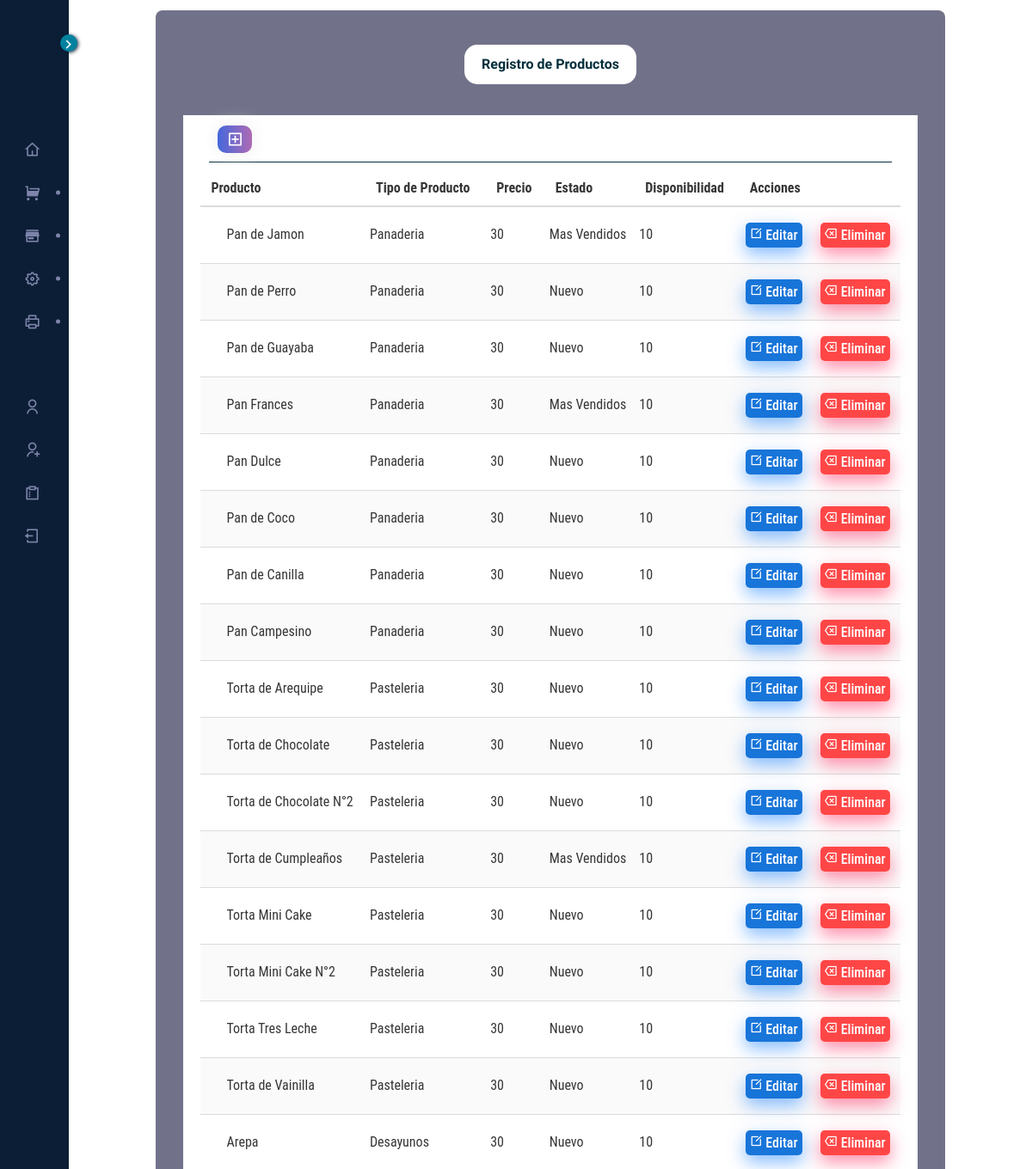
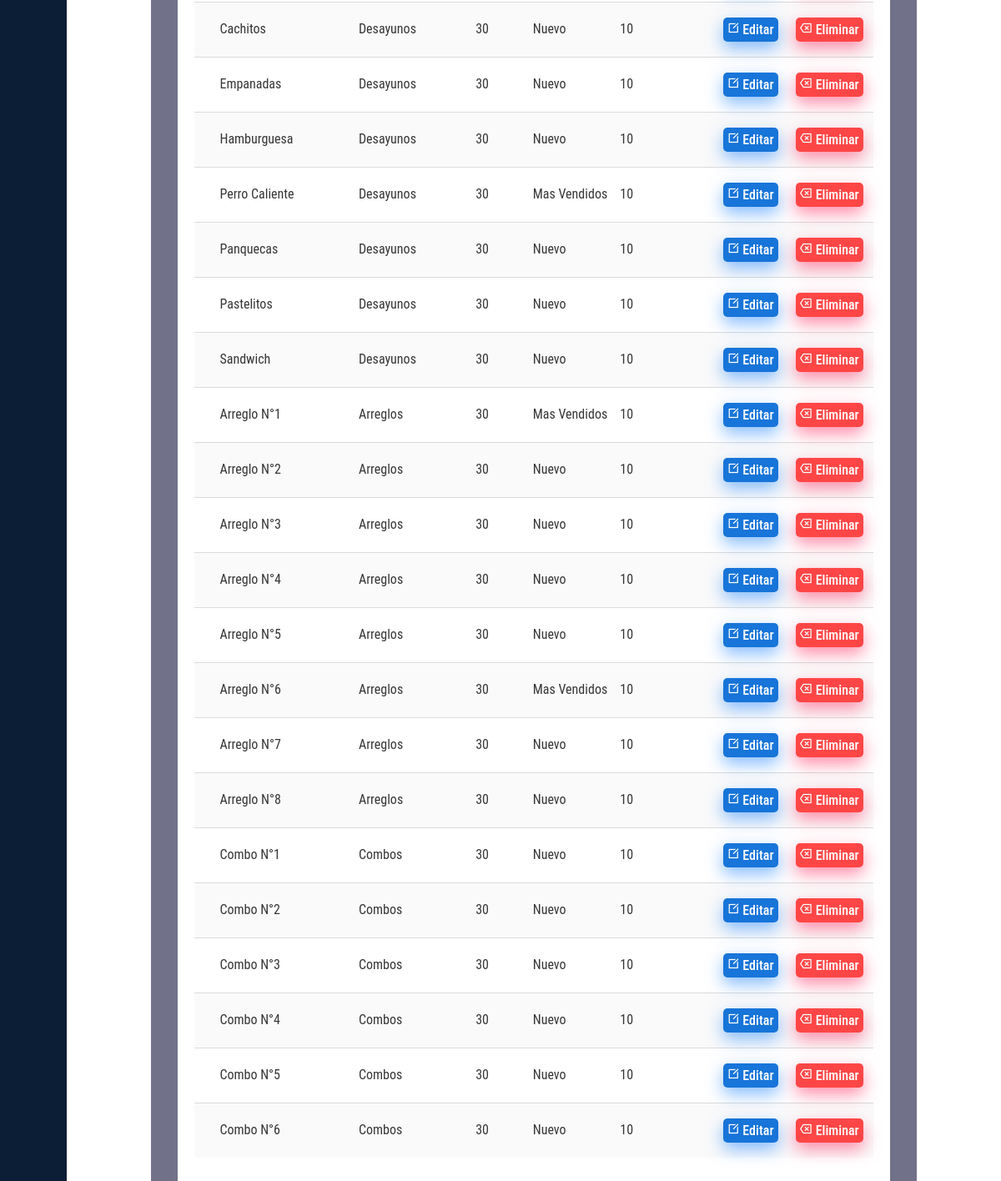
The app's page /productos.php (signed in) with its own data (2 pictures, top to bottom).
### tables this page shows
CREATE TABLE `productos` (
  `id` int(255) NOT NULL AUTO_INCREMENT,
  `producto` varchar(255) NOT NULL,
  `tipo_producto` varchar(255) NOT NULL,
  `precio` varchar(255) NOT NULL,
  `ubicacion` varchar(255) NOT NULL,
  `estado` varchar(255) NOT NULL,
  `disponibilidad` int(255) NOT NULL,
  PRIMARY KEY (`id`)
);

### productos.php (the view, shortened to what this page needs)
<!DOCTYPE html>
<html lang="zxx">
<head>
    <link rel="stylesheet" href="css/bootstrap.min.css" type="text/css">
    <link rel="stylesheet" href="css/font-awesome.min.css" type="text/css">
    <link rel="stylesheet" href="css/elegant-icons.css" type="text/css">
    <link rel="stylesheet" href="css/nice-select.css" type="text/css">
    <link rel="stylesheet" href="css/jquery-ui.min.css" type="text/css">
    <link rel="stylesheet" href="css/owl.carousel.min.css" type="text/css">
    <link rel="stylesheet" href="css/slicknav.min.css" type="text/css">
    <link rel="stylesheet" href="css/style.css" type="text/css">
    <link rel="stylesheet" href="css/sidebarsystem.css" type="text/css">
    <link rel="stylesheet" href="css/layout.css">
    <link rel="stylesheet" href="css/remixicon.css">
    <link rel="stylesheet" href="css/tablastyle.css">
<link rel="stylesheet" type="text/css" href="DataTables/Bulma-0.9.2/css/bulma.min.css"/>
<link rel="stylesheet" type="text/css" href="DataTables/datatables.min.css"/>
<link rel="stylesheet" href="datatables/Responsive-2.2.9/css/responsive.foundation.min.css">
</head>
<body>
     <?php require('./layout/sidebarsystem.php')  ?>
      <div class="layout">
        <main class="content">
          <div class="contenedor2">
          <div class="container__section">
<p class="header__title">Registro de Productos </p>
<div class="container__section-table">
    <div class="datatable-header">
                    <div class="tools">
                        <ul>
                            <li>
                                <a href="productos2.php"><button><i class="ri-add-box-line"></i></button></a>
                            </li>
                        </ul>
                    </div>
                </div>
    <table id="myTable" class="table is-striped datatable" style="width: 100%;">
        <thead>
            <tr>
                <th>Producto</th>
                <th>Tipo de Producto</th>
                <th>Precio</th>
                <th>Estado</th>
                <th>Disponibilidad</th>
                <th>Acciones</th>
                <th></th>
            </tr>
        </thead>
        <tbody>
                <?php
                        $conexion=mysqli_connect('localhost','root','','delmary');
                        $sql="SELECT * FROM productos";
                        $result=mysqli_query($conexion,$sql);
                        while($mostrar=mysqli_fetch_array($result)){
                            $id = $mostrar['id'];
                            $producto = $mostrar['producto'];
                            $tipo_producto = $mostrar['tipo_producto'];
                            $precio = $mostrar['precio'];
                            $estado = $mostrar['estado'];
                            $disponibilidad = $mostrar['disponibilidad'];
                        ?>
            <tr>
                <td><?php echo $producto ?></td>
                <td><?php echo $tipo_producto ?></td>
                <td><?php echo $precio ?></td>
                <td><?php echo $estado ?></td>
                <td><?php echo $disponibilidad ?></td>
                <?php echo "<td><a href='productosedit.php?id=$id' class='edit'><i class='ri-edit-box-line'></i> Editar</a></td>";?>
                <?php echo "<td><a href='productosdelete.php?id=$id' class='drop'><i class='ri-delete-back-2-line'></i> Eliminar</a></td>";?>
            </tr>
<?php } ?>
        </tbody>
    </table>
</div>
</div>
</div>
            </div>
</body>
</html>

### css/style.css (style rules this page uses)
html, body { height: 100%; font-family: "Cairo", sans-serif; -webkit-font-smoothing: antialiased; font-smoothing: antialiased; }
h1, h2, h3, h4, h5, h6, { margin: 0; color: #111111; font-weight: 400; font-family: "Cairo", sans-serif; }
p { font-size: 16px; font-family: "Cairo", sans-serif; color: #6f6f6f; font-weight: 400; line-height: 26px; margin: 0 0 15px 0; }
ul, ol { padding: 0; margin: 0; }

### css/sidebarsystem.css (style rules this page uses)
:root { --font-color: rgb(68, 68, 68); --blank-color: #fff; --active-color: rgb(0, 255, 200); --primary-color: rgb(2, 46, 60); --secondary-color: rgb(48, 145, 140); --third-color: rgb(229, 255, 0); --transition-05: all 0.5s ease; --transition-03: all 0.3s ease; --input-select: rgba(0, 0, 0, 0.063); --input-select2: rgba(191, 186, 186, 0.08); }
.layout { z-index: 1; }
.layout .content { padding: 12px 50px; display: flex; flex-direction: column; }
* { box-sizing: border-box; }
body { margin: 0; height: 100vh; font-family: "Poppins", sans-serif; color: #3f4750; font-size: 0.9rem; background-image: url('../img/background.png'); overflow: hidden; }
a { text-decoration: none; }
.contenedor2 { margin: 0 auto; background-color: rgba(19, 20, 59, 0.6); width: 90%; height: auto; border-radius: 8px; }

### css/layout.css (style rules this page uses)
.layout { min-height: 100%; display: -webkit-box; display: -ms-flexbox; display: flex; -webkit-box-orient: vertical; -webkit-box-direction: normal; -ms-flex-direction: column; flex-direction: column; position: relative; -webkit-box-flex: 1; -ms-flex-positive: 1; flex-grow: 1; }
.layout .content { -webkit-box-flex: 1; -ms-flex-positive: 1; flex-grow: 1; }
.layout.fixed-sidebar .sidebar ~ .layout { height: 100%; overflow: auto; }

### css/tablastyle.css (style rules this page uses)
* { margin: 0; padding: 0; box-sizing: border-box; font-family: "Roboto Condensed", sans-serif; }
:root { --font-size1: 12px; --font-size2: 18px; --font-size3: 20px; --font-color: rgb(68, 68, 68); --blank-color: #fff; --active-color: rgb(0, 255, 200); --primary-color: rgb(2, 46, 60); --secondary-color: rgb(48, 145, 140); --secondary-color2: rgb(15, 44, 43); --third-color: rgb(232, 255, 22); --input-select: rgba(0, 0, 0, 0.063); --transition-05: all 0.5s ease; --transition-03: all 0.3s ease; }
.header__title { margin: 0 auto; text-align: center; font-weight: bold; background-color: #fff; padding: 10px 10px; width: 200px; color: rgb(2, 46, 60); border-radius: 15px; }
.container__section { padding: 40px 10px; width: 100%; box-sizing: border-box; display: flex; flex-direction: column; gap: 20px; }
.container__section .tools i { font-size: 20px; }
.datatable i { font-size: 32px; }
.container__section-table { background-color: var(--blank-color); color: var(--font-color); width: 95%; padding: 20px; margin: auto; box-sizing: border-box; font-size: var(--font-size1); }
.container__section-table .datatable { width: 100%; font-size: 16px; overflow-x: hidden; }
.datatable td { padding: 20px 5px !important; }
.datatable td:first-child { padding: 20px 5px 20px 30px !important; }
.datatable-header { display: flex; align-items: baseline; border-bottom: solid 1px var(--primary-color); padding: 12px; margin: 10px; }
.datatable-header .tools { width: 70%; }
.datatable-header .tools ul { margin: 0; padding: 0; display: flex; justify-content: start; align-items: baseline; }
.datatable-header .tools li { display: inline; text-transform: none; align-items: baseline; }
.datatable-header .tools ul li button { background-image: linear-gradient(to right, #4568DC 0%, #B06AB3 51%, #4568DC 100%); margin: -30px -5%; padding: 1px 10px; text-align: center; text-transform: uppercase; transition: 0.5s; background-size: 200% auto; color: white; box-shadow: 0 0 20px #eee; border-radius: 10px; display: block; border: none; font-size: 10px; }
.edit, .drop, .pdfview { border-radius: 5px; color: var(--blank-color); text-align: center; padding: 5px; margin: 2px; font-weight: 550; }
.edit { background-color: rgba(0, 103, 213, 0.907); color: var(--blank-color); -webkit-box-shadow: 0px 8px 20px 0px rgba(16, 123, 255, 0.5); box-shadow: 0px 8px 20px 0px rgba(16, 123, 255, 0.5); transition: var(--transition-03); }
.edit i { font-size: 15px; }
.drop { background-color: rgb(255, 70, 70); color: var(--blank-color); -webkit-box-shadow: 0px 8px 20px 0px rgba(255, 28, 85, 0.5); box-shadow: 0px 8px 20px 0px rgba(255, 28, 85, 0.5); }
.drop i { font-size: 15px; }

### records on screen
productos: producto "Pan de Jamon", tipo_producto "Panaderia", precio "30", estado "Mas Vendidos", disponibilidad "10"
productos: producto "Pan de Perro", tipo_producto "Panaderia", precio "30", estado "Nuevo", disponibilidad "10"
productos: producto "Pan de Guayaba", tipo_producto "Panaderia", precio "30", estado "Nuevo", disponibilidad "10"
productos: producto "Pan Frances", tipo_producto "Panaderia", precio "30", estado "Mas Vendidos", disponibilidad "10"
productos: producto "Pan Dulce", tipo_producto "Panaderia", precio "30", estado "Nuevo", disponibilidad "10"
productos: producto "Pan de Coco", tipo_producto "Panaderia", precio "30", estado "Nuevo", disponibilidad "10"
productos: producto "Pan de Canilla", tipo_producto "Panaderia", precio "30", estado "Nuevo", disponibilidad "10"
productos: producto "Pan Campesino", tipo_producto "Panaderia", precio "30", estado "Nuevo", disponibilidad "10"
productos: producto "Torta de Arequipe", tipo_producto "Pasteleria", precio "30", estado "Nuevo", disponibilidad "10"
productos: producto "Torta de Chocolate", tipo_producto "Pasteleria", precio "30", estado "Nuevo", disponibilidad "10"
productos: producto "Torta de Chocolate N°2", tipo_producto "Pasteleria", precio "30", estado "Nuevo", disponibilidad "10"
productos: producto "Torta de Cumpleaños", tipo_producto "Pasteleria", precio "30", estado "Mas Vendidos", disponibilidad "10"
productos: producto "Torta Mini Cake", tipo_producto "Pasteleria", precio "30", estado "Nuevo", disponibilidad "10"
productos: producto "Torta Mini Cake N°2", tipo_producto "Pasteleria", precio "30", estado "Nuevo", disponibilidad "10"
productos: producto "Torta Tres Leche", tipo_producto "Pasteleria", precio "30", estado "Nuevo", disponibilidad "10"
productos: producto "Torta de Vainilla", tipo_producto "Pasteleria", precio "30", estado "Nuevo", disponibilidad "10"
productos: producto "Arepa", tipo_producto "Desayunos", precio "30", estado "Nuevo", disponibilidad "10"
productos: producto "Cachitos", tipo_producto "Desayunos", precio "30", estado "Nuevo", disponibilidad "10"
productos: producto "Empanadas", tipo_producto "Desayunos", precio "30", estado "Nuevo", disponibilidad "10"
productos: producto "Hamburguesa", tipo_producto "Desayunos", precio "30", estado "Nuevo", disponibilidad "10"
productos: producto "Perro Caliente", tipo_producto "Desayunos", precio "30", estado "Mas Vendidos", disponibilidad "10"
productos: producto "Panquecas", tipo_producto "Desayunos", precio "30", estado "Nuevo", disponibilidad "10"
productos: producto "Pastelitos", tipo_producto "Desayunos", precio "30", estado "Nuevo", disponibilidad "10"
productos: producto "Sandwich", tipo_producto "Desayunos", precio "30", estado "Nuevo", disponibilidad "10"
productos: producto "Arreglo N°1", tipo_producto "Arreglos", precio "30", estado "Mas Vendidos", disponibilidad "10"
productos: producto "Arreglo N°2", tipo_producto "Arreglos", precio "30", estado "Nuevo", disponibilidad "10"
productos: producto "Arreglo N°3", tipo_producto "Arreglos", precio "30", estado "Nuevo", disponibilidad "10"
productos: producto "Arreglo N°4", tipo_producto "Arreglos", precio "30", estado "Nuevo", disponibilidad "10"
productos: producto "Arreglo N°5", tipo_producto "Arreglos", precio "30", estado "Nuevo", disponibilidad "10"
productos: producto "Arreglo N°6", tipo_producto "Arreglos", precio "30", estado "Mas Vendidos", disponibilidad "10"
productos: producto "Arreglo N°7", tipo_producto "Arreglos", precio "30", estado "Nuevo", disponibilidad "10"
productos: producto "Arreglo N°8", tipo_producto "Arreglos", precio "30", estado "Nuevo", disponibilidad "10"
productos: producto "Combo N°1", tipo_producto "Combos", precio "30", estado "Nuevo", disponibilidad "10"
productos: producto "Combo N°2", tipo_producto "Combos", precio "30", estado "Nuevo", disponibilidad "10"
productos: producto "Combo N°3", tipo_producto "Combos", precio "30", estado "Nuevo", disponibilidad "10"
productos: producto "Combo N°4", tipo_producto "Combos", precio "30", estado "Nuevo", disponibilidad "10"
productos: producto "Combo N°5", tipo_producto "Combos", precio "30", estado "Nuevo", disponibilidad "10"
productos: producto "Combo N°6", tipo_producto "Combos", precio "30", estado "Nuevo", disponibilidad "10"
